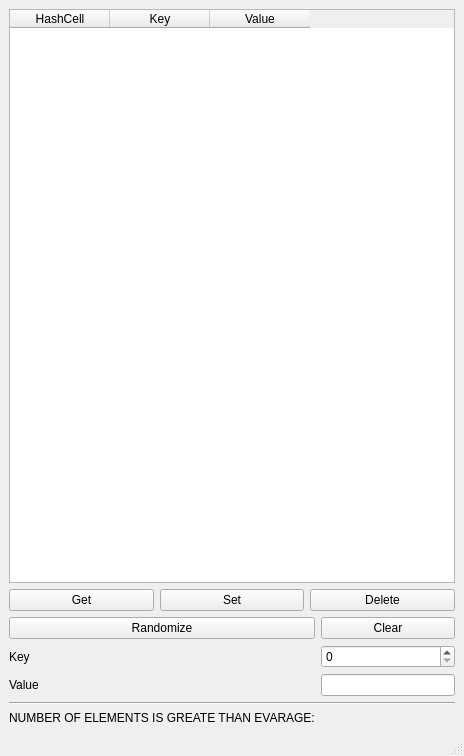
<?xml version="1.0" encoding="UTF-8"?>
<ui version="4.0">
 <class>MainWindow</class>
 <widget class="QMainWindow" name="MainWindow">
  <property name="geometry">
   <rect>
    <x>0</x>
    <y>0</y>
    <width>464</width>
    <height>756</height>
   </rect>
  </property>
  <property name="windowTitle">
   <string>MainWindow</string>
  </property>
  <widget class="QWidget" name="centralwidget">
   <layout class="QGridLayout" name="gridLayout">
    <item row="7" column="1">
     <widget class="QLineEdit" name="value"/>
    </item>
    <item row="7" column="0">
     <widget class="QLabel" name="label_4">
      <property name="text">
       <string>Value</string>
      </property>
     </widget>
    </item>
    <item row="3" column="1">
     <widget class="QPushButton" name="clearBtn">
      <property name="text">
       <string>Clear</string>
      </property>
     </widget>
    </item>
    <item row="6" column="0">
     <widget class="QLabel" name="label_3">
      <property name="text">
       <string>Key</string>
      </property>
     </widget>
    </item>
    <item row="3" column="0">
     <widget class="QPushButton" name="randBtn">
      <property name="text">
       <string>Randomize</string>
      </property>
     </widget>
    </item>
    <item row="9" column="1">
     <widget class="QLabel" name="countAboveAvg">
      <property name="text">
       <string/>
      </property>
     </widget>
    </item>
    <item row="1" column="0" colspan="2">
     <widget class="QTableWidget" name="entries">
      <property name="sizePolicy">
       <sizepolicy hsizetype="Expanding" vsizetype="Expanding">
        <horstretch>1</horstretch>
        <verstretch>0</verstretch>
       </sizepolicy>
      </property>
      <property name="editTriggers">
       <set>QAbstractItemView::NoEditTriggers</set>
      </property>
      <property name="selectionMode">
       <enum>QAbstractItemView::NoSelection</enum>
      </property>
      <column>
       <property name="text">
        <string>HashCell</string>
       </property>
      </column>
      <column>
       <property name="text">
        <string>Key</string>
       </property>
      </column>
      <column>
       <property name="text">
        <string>Value</string>
       </property>
      </column>
     </widget>
    </item>
    <item row="6" column="1">
     <widget class="QSpinBox" name="key">
      <property name="maximum">
       <number>999999999</number>
      </property>
     </widget>
    </item>
    <item row="8" column="0" colspan="2">
     <widget class="Line" name="line">
      <property name="orientation">
       <enum>Qt::Horizontal</enum>
      </property>
     </widget>
    </item>
    <item row="2" column="0" colspan="2">
     <layout class="QHBoxLayout" name="horizontalLayout">
      <item>
       <widget class="QPushButton" name="getBtn">
        <property name="text">
         <string>Get</string>
        </property>
       </widget>
      </item>
      <item>
       <widget class="QPushButton" name="setBtn">
        <property name="text">
         <string>Set</string>
        </property>
       </widget>
      </item>
      <item>
       <widget class="QPushButton" name="delBtn">
        <property name="text">
         <string>Delete</string>
        </property>
       </widget>
      </item>
     </layout>
    </item>
    <item row="9" column="0">
     <widget class="QLabel" name="label">
      <property name="text">
       <string>NUMBER OF ELEMENTS IS GREATE THAN EVARAGE:</string>
      </property>
     </widget>
    </item>
   </layout>
  </widget>
  <widget class="QMenuBar" name="menubar">
   <property name="geometry">
    <rect>
     <x>0</x>
     <y>0</y>
     <width>464</width>
     <height>30</height>
    </rect>
   </property>
  </widget>
  <widget class="QStatusBar" name="statusbar"/>
 </widget>
 <resources/>
 <connections/>
</ui>
